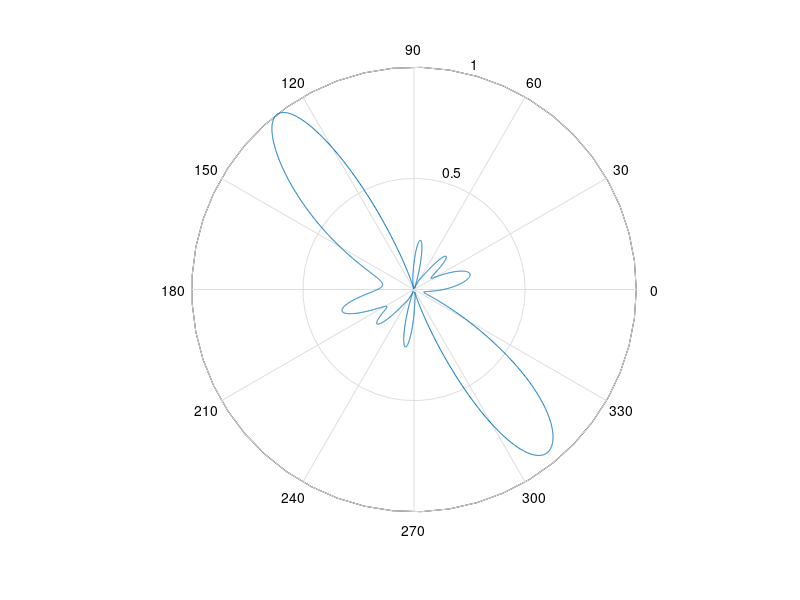

Recreate this plot in MATLAB.
clc;
clear;
close all;
k = 9.9417e+06;
% number of sets of localization
NSET = 100;
%number of iterration time
NI = 100;
% distance between the input and output scatterer. The smaller distance the rougher surface is. 
dis = 0.8e-06;
field = 0;
field_abs = 0;
field_sum = 0;
rand_x = randn(1,NSET);
rand_y = randn(1,NSET);
rand_z = randn(1,NSET);
% For path 1, light is coming in the orignal point and coming out at (1,1,0.01) point. 
for j = 1:NI
    
for i=1: NSET
point_out = [dis*rand_x(i) dis*rand_y(i) 0.02e-06*rand_z(i)];
phi = linspace(-pi,pi,3600);
phase_1_in = 0;
cos_theta = 0.848;
sin_theta = 0.53;
phase_1_out = (cos_theta*point_out(3)) + (sin_theta*(cos(phi)*point_out(1) + sin(phi)*point_out(2)));
% for path 2 light is coming in the point and out at orignal.
phase_2_in = - (sin_theta*point_out(1));
phase_2_out = 0;
% show the plot
field_1 = exp(k*1i*(phase_1_in + phase_1_out));
field_2 = exp(k*1i*(phase_2_in + phase_2_out));
% here we just assume that for different sets of localization that the
% phase is same. This is also "like" the situation in the experiment since
% the phase shift is mostly determined by the mean free path. 
field = (field_1 + field_2);
field_sum = field + field_sum;
end

field_abs = field_abs + abs(field_sum);
end
max_field = max(field_abs);
field_abs = field_abs/max_field;
polar(phi,field_abs.^2);
